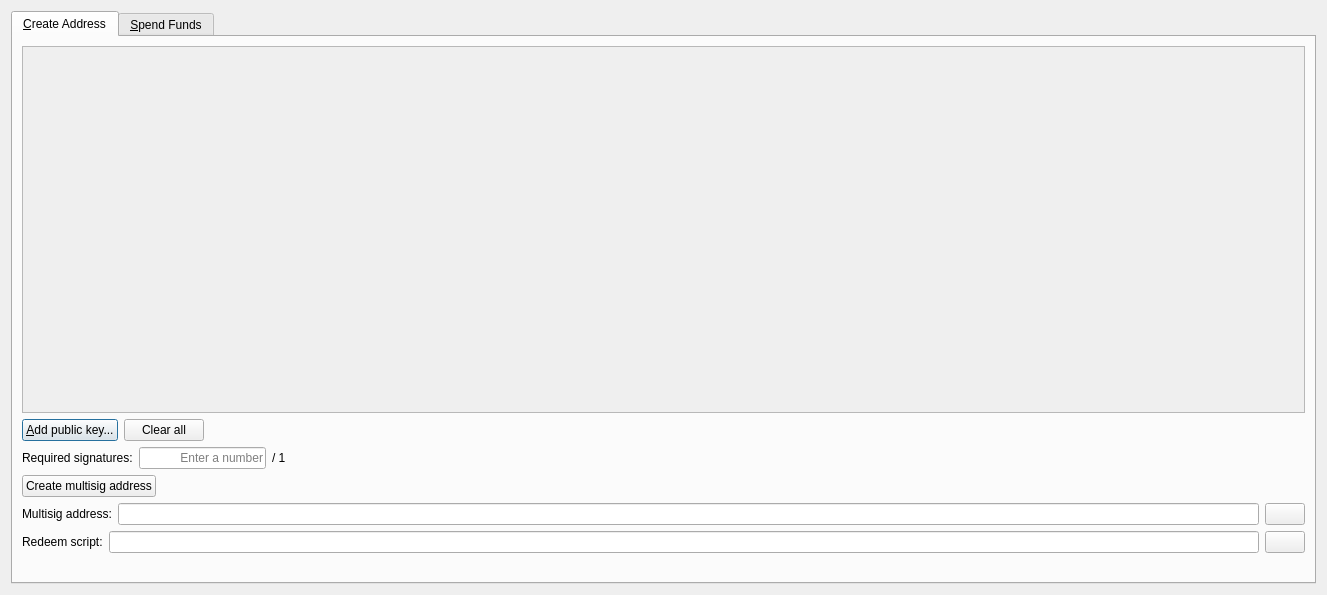
<?xml version="1.0" encoding="UTF-8"?>
<ui version="4.0">
 <class>MultisigDialog</class>
 <widget class="QDialog" name="MultisigDialog">
  <property name="geometry">
   <rect>
    <x>0</x>
    <y>0</y>
    <width>1327</width>
    <height>595</height>
   </rect>
  </property>
  <property name="windowTitle">
   <string>Multisig</string>
  </property>
  <layout class="QVBoxLayout" name="verticalLayout_2">
   <item>
    <widget class="QTabWidget" name="tabWidget">
     <property name="currentIndex">
      <number>0</number>
     </property>
     <widget class="QWidget" name="tabCreateAddress">
      <attribute name="title">
       <string>&amp;Create Address</string>
      </attribute>
      <layout class="QVBoxLayout" name="verticalLayout">
       <item>
        <widget class="QScrollArea" name="scrollArea">
         <property name="widgetResizable">
          <bool>true</bool>
         </property>
         <widget class="QWidget" name="scrollAreaWidgetContents">
          <property name="geometry">
           <rect>
            <x>0</x>
            <y>0</y>
            <width>1283</width>
            <height>345</height>
           </rect>
          </property>
          <layout class="QVBoxLayout" name="verticalLayout_3">
           <item>
            <layout class="QVBoxLayout" name="pubkeyEntries"/>
           </item>
           <item>
            <spacer name="verticalSpacer">
             <property name="orientation">
              <enum>Qt::Vertical</enum>
             </property>
             <property name="sizeHint" stdset="0">
              <size>
               <width>20</width>
               <height>40</height>
              </size>
             </property>
            </spacer>
           </item>
          </layout>
         </widget>
        </widget>
       </item>
       <item>
        <layout class="QHBoxLayout" name="horizontalLayout_14">
         <item>
          <widget class="QPushButton" name="addPubKeyButton">
           <property name="toolTip">
            <string>Add a member to the signing pool</string>
           </property>
           <property name="text">
            <string>&amp;Add public key...</string>
           </property>
           <property name="icon">
            <iconset resource="../bitcoin.qrc">
             <normaloff>:/icons/add</normaloff>:/icons/add</iconset>
           </property>
          </widget>
         </item>
         <item>
          <widget class="QPushButton" name="clearButton">
           <property name="sizePolicy">
            <sizepolicy hsizetype="Minimum" vsizetype="Fixed">
             <horstretch>0</horstretch>
             <verstretch>0</verstretch>
            </sizepolicy>
           </property>
           <property name="toolTip">
            <string>Remove all public key fields</string>
           </property>
           <property name="text">
            <string>Clear all</string>
           </property>
           <property name="icon">
            <iconset resource="../bitcoin.qrc">
             <normaloff>:/icons/remove</normaloff>:/icons/remove</iconset>
           </property>
           <property name="autoRepeatDelay">
            <number>300</number>
           </property>
          </widget>
         </item>
         <item>
          <spacer name="horizontalSpacer_8">
           <property name="orientation">
            <enum>Qt::Horizontal</enum>
           </property>
           <property name="sizeHint" stdset="0">
            <size>
             <width>40</width>
             <height>20</height>
            </size>
           </property>
          </spacer>
         </item>
        </layout>
       </item>
       <item>
        <layout class="QHBoxLayout" name="horizontalLayout_2">
         <item>
          <widget class="QLabel" name="requiredSignaturesLabel">
           <property name="text">
            <string>Required signatures:</string>
           </property>
          </widget>
         </item>
         <item>
          <widget class="QLineEdit" name="requiredSignatures">
           <property name="sizePolicy">
            <sizepolicy hsizetype="Minimum" vsizetype="Fixed">
             <horstretch>0</horstretch>
             <verstretch>0</verstretch>
            </sizepolicy>
           </property>
           <property name="minimumSize">
            <size>
             <width>127</width>
             <height>0</height>
            </size>
           </property>
           <property name="text">
            <string/>
           </property>
           <property name="maxLength">
            <number>2</number>
           </property>
           <property name="frame">
            <bool>true</bool>
           </property>
           <property name="alignment">
            <set>Qt::AlignRight|Qt::AlignTrailing|Qt::AlignVCenter</set>
           </property>
           <property name="placeholderText">
            <string>Enter a number</string>
           </property>
          </widget>
         </item>
         <item>
          <widget class="QLabel" name="maxSignaturesLabel">
           <property name="text">
            <string>/ 1</string>
           </property>
          </widget>
         </item>
         <item>
          <spacer name="horizontalSpacer_2">
           <property name="orientation">
            <enum>Qt::Horizontal</enum>
           </property>
           <property name="sizeHint" stdset="0">
            <size>
             <width>40</width>
             <height>20</height>
            </size>
           </property>
          </spacer>
         </item>
        </layout>
       </item>
       <item>
        <layout class="QHBoxLayout" name="horizontalLayout">
         <item>
          <widget class="QPushButton" name="createAddressButton">
           <property name="text">
            <string>Create multisig address</string>
           </property>
          </widget>
         </item>
         <item>
          <spacer name="horizontalSpacer">
           <property name="orientation">
            <enum>Qt::Horizontal</enum>
           </property>
           <property name="sizeHint" stdset="0">
            <size>
             <width>40</width>
             <height>20</height>
            </size>
           </property>
          </spacer>
         </item>
        </layout>
       </item>
       <item>
        <layout class="QHBoxLayout" name="horizontalLayoutMultisigAddress">
         <item>
          <widget class="QLabel" name="multisigAddressLabel">
           <property name="text">
            <string>Multisig address:</string>
           </property>
          </widget>
         </item>
         <item>
          <widget class="QLineEdit" name="multisigAddress">
           <property name="readOnly">
            <bool>true</bool>
           </property>
          </widget>
         </item>
         <item>
          <widget class="QPushButton" name="copyMultisigAddressButton">
           <property name="toolTip">
            <string>Copy the multisig address to the system clipboard</string>
           </property>
           <property name="text">
            <string/>
           </property>
           <property name="icon">
            <iconset resource="../bitcoin.qrc">
             <normaloff>:/icons/editcopy</normaloff>:/icons/editcopy</iconset>
           </property>
           <property name="autoDefault">
            <bool>false</bool>
           </property>
          </widget>
         </item>
        </layout>
       </item>
       <item>
        <layout class="QHBoxLayout" name="horizontalLayout_3">
         <item>
          <widget class="QLabel" name="redeemScriptLabel">
           <property name="text">
            <string>Redeem script:</string>
           </property>
          </widget>
         </item>
         <item>
          <widget class="QLineEdit" name="redeemScript">
           <property name="readOnly">
            <bool>true</bool>
           </property>
          </widget>
         </item>
         <item>
          <widget class="QPushButton" name="copyRedeemScriptButton">
           <property name="toolTip">
            <string>Copy the redeem script to the system clipboard</string>
           </property>
           <property name="text">
            <string/>
           </property>
           <property name="icon">
            <iconset resource="../bitcoin.qrc">
             <normaloff>:/icons/editcopy</normaloff>:/icons/editcopy</iconset>
           </property>
           <property name="autoDefault">
            <bool>false</bool>
           </property>
          </widget>
         </item>
        </layout>
       </item>
       <item>
        <layout class="QHBoxLayout" name="horizontalLayout_15">
         <item>
          <spacer name="horizontalSpacer_11">
           <property name="orientation">
            <enum>Qt::Horizontal</enum>
           </property>
           <property name="sizeHint" stdset="0">
            <size>
             <width>40</width>
             <height>20</height>
            </size>
           </property>
          </spacer>
         </item>
        </layout>
       </item>
      </layout>
     </widget>
     <widget class="QWidget" name="tabSpendFunds">
      <attribute name="title">
       <string>&amp;Spend Funds</string>
      </attribute>
      <layout class="QVBoxLayout" name="verticalLayout_13">
       <item>
        <layout class="QVBoxLayout" name="verticalLayout_8">
         <item>
          <layout class="QHBoxLayout" name="horizontalLayout_4">
           <item>
            <widget class="QGroupBox" name="inputsBox">
             <property name="title">
              <string>Inputs</string>
             </property>
             <layout class="QVBoxLayout" name="verticalLayout_6">
              <item>
               <widget class="QScrollArea" name="scrollArea_2">
                <property name="minimumSize">
                 <size>
                  <width>0</width>
                  <height>0</height>
                 </size>
                </property>
                <property name="widgetResizable">
                 <bool>true</bool>
                </property>
                <widget class="QWidget" name="scrollAreaWidgetContents_2">
                 <property name="geometry">
                  <rect>
                   <x>0</x>
                   <y>0</y>
                   <width>616</width>
                   <height>271</height>
                  </rect>
                 </property>
                 <layout class="QVBoxLayout" name="verticalLayout_4">
                  <item>
                   <layout class="QVBoxLayout" name="inputs"/>
                  </item>
                  <item>
                   <spacer name="verticalSpacer_2">
                    <property name="orientation">
                     <enum>Qt::Vertical</enum>
                    </property>
                    <property name="sizeHint" stdset="0">
                     <size>
                      <width>20</width>
                      <height>42</height>
                     </size>
                    </property>
                   </spacer>
                  </item>
                 </layout>
                </widget>
               </widget>
              </item>
              <item>
               <layout class="QHBoxLayout" name="horizontalLayout_6">
                <item>
                 <spacer name="horizontalSpacer_9">
                  <property name="orientation">
                   <enum>Qt::Horizontal</enum>
                  </property>
                  <property name="sizeHint" stdset="0">
                   <size>
                    <width>40</width>
                    <height>20</height>
                   </size>
                  </property>
                 </spacer>
                </item>
                <item>
                 <widget class="QLabel" name="inputsAmountLabel">
                  <property name="text">
                   <string>Inputs amount:</string>
                  </property>
                 </widget>
                </item>
                <item>
                 <widget class="QLabel" name="inputsAmount">
                  <property name="text">
                   <string>123.456</string>
                  </property>
                  <property name="textInteractionFlags">
                   <set>Qt::LinksAccessibleByMouse|Qt::TextSelectableByKeyboard|Qt::TextSelectableByMouse</set>
                  </property>
                 </widget>
                </item>
                <item>
                 <widget class="QLabel" name="label">
                  <property name="text">
                   <string>JLG</string>
                  </property>
                 </widget>
                </item>
               </layout>
              </item>
              <item>
               <layout class="QHBoxLayout" name="horizontalLayout_5">
                <item>
                 <widget class="QPushButton" name="addInputButton">
                  <property name="text">
                   <string>Add input...</string>
                  </property>
                  <property name="icon">
                   <iconset resource="../bitcoin.qrc">
                    <normaloff>:/icons/add</normaloff>:/icons/add</iconset>
                  </property>
                 </widget>
                </item>
                <item>
                 <spacer name="horizontalSpacer_3">
                  <property name="orientation">
                   <enum>Qt::Horizontal</enum>
                  </property>
                  <property name="sizeHint" stdset="0">
                   <size>
                    <width>40</width>
                    <height>20</height>
                   </size>
                  </property>
                 </spacer>
                </item>
               </layout>
              </item>
             </layout>
            </widget>
           </item>
           <item>
            <widget class="QGroupBox" name="outputsBox">
             <property name="title">
              <string>Outputs</string>
             </property>
             <layout class="QVBoxLayout" name="verticalLayout_7">
              <item>
               <widget class="QScrollArea" name="scrollArea_3">
                <property name="minimumSize">
                 <size>
                  <width>0</width>
                  <height>0</height>
                 </size>
                </property>
                <property name="widgetResizable">
                 <bool>true</bool>
                </property>
                <widget class="QWidget" name="scrollAreaWidgetContents_3">
                 <property name="geometry">
                  <rect>
                   <x>0</x>
                   <y>0</y>
                   <width>615</width>
                   <height>243</height>
                  </rect>
                 </property>
                 <layout class="QVBoxLayout" name="verticalLayout_5">
                  <item>
                   <layout class="QVBoxLayout" name="outputs"/>
                  </item>
                  <item>
                   <spacer name="verticalSpacer_3">
                    <property name="orientation">
                     <enum>Qt::Vertical</enum>
                    </property>
                    <property name="sizeHint" stdset="0">
                     <size>
                      <width>20</width>
                      <height>42</height>
                     </size>
                    </property>
                   </spacer>
                  </item>
                 </layout>
                </widget>
               </widget>
              </item>
              <item>
               <layout class="QHBoxLayout" name="horizontalLayout_7">
                <item>
                 <spacer name="horizontalSpacer_10">
                  <property name="orientation">
                   <enum>Qt::Horizontal</enum>
                  </property>
                  <property name="sizeHint" stdset="0">
                   <size>
                    <width>40</width>
                    <height>20</height>
                   </size>
                  </property>
                 </spacer>
                </item>
                <item>
                 <widget class="QLabel" name="outputsAmountLabel">
                  <property name="text">
                   <string>Outputs amount:</string>
                  </property>
                 </widget>
                </item>
                <item>
                 <widget class="QLabel" name="outputsAmount">
                  <property name="text">
                   <string>123.456</string>
                  </property>
                  <property name="textInteractionFlags">
                   <set>Qt::LinksAccessibleByMouse|Qt::TextSelectableByKeyboard|Qt::TextSelectableByMouse</set>
                  </property>
                 </widget>
                </item>
                <item>
                 <widget class="QLabel" name="label_2">
                  <property name="text">
                   <string>JLG</string>
                  </property>
                 </widget>
                </item>
               </layout>
              </item>
              <item>
               <layout class="QHBoxLayout" name="horizontalLayout_16">
                <item>
                 <spacer name="horizontalSpacer_12">
                  <property name="orientation">
                   <enum>Qt::Horizontal</enum>
                  </property>
                  <property name="sizeHint" stdset="0">
                   <size>
                    <width>40</width>
                    <height>20</height>
                   </size>
                  </property>
                 </spacer>
                </item>
                <item>
                 <widget class="QLabel" name="feeLabel">
                  <property name="text">
                   <string>Fee:</string>
                  </property>
                 </widget>
                </item>
                <item>
                 <widget class="QLabel" name="fee">
                  <property name="text">
                   <string>123.456</string>
                  </property>
                 </widget>
                </item>
                <item>
                 <widget class="QLabel" name="label_3">
                  <property name="text">
                   <string>JLG</string>
                  </property>
                 </widget>
                </item>
               </layout>
              </item>
              <item>
               <layout class="QHBoxLayout" name="horizontalLayout_8">
                <item>
                 <widget class="QPushButton" name="addOutputButton">
                  <property name="text">
                   <string>Add output...</string>
                  </property>
                  <property name="icon">
                   <iconset resource="../bitcoin.qrc">
                    <normaloff>:/icons/add</normaloff>:/icons/add</iconset>
                  </property>
                 </widget>
                </item>
                <item>
                 <spacer name="horizontalSpacer_4">
                  <property name="orientation">
                   <enum>Qt::Horizontal</enum>
                  </property>
                  <property name="sizeHint" stdset="0">
                   <size>
                    <width>40</width>
                    <height>20</height>
                   </size>
                  </property>
                 </spacer>
                </item>
               </layout>
              </item>
             </layout>
            </widget>
           </item>
          </layout>
         </item>
         <item>
          <layout class="QHBoxLayout" name="horizontalLayout_9">
           <item>
            <widget class="QPushButton" name="createTransactionButton">
             <property name="text">
              <string>Create transaction</string>
             </property>
            </widget>
           </item>
           <item>
            <spacer name="horizontalSpacer_5">
             <property name="orientation">
              <enum>Qt::Horizontal</enum>
             </property>
             <property name="sizeHint" stdset="0">
              <size>
               <width>40</width>
               <height>20</height>
              </size>
             </property>
            </spacer>
           </item>
          </layout>
         </item>
        </layout>
       </item>
       <item>
        <layout class="QVBoxLayout" name="verticalLayout_10">
         <item>
          <layout class="QHBoxLayout" name="horizontalLayout_10">
           <item>
            <widget class="QLineEdit" name="transaction">
             <property name="sizePolicy">
              <sizepolicy hsizetype="Expanding" vsizetype="Fixed">
               <horstretch>0</horstretch>
               <verstretch>0</verstretch>
              </sizepolicy>
             </property>
             <property name="placeholderText">
              <string>Enter a raw transaction or create a new one</string>
             </property>
            </widget>
           </item>
           <item>
            <widget class="QPushButton" name="copyTransactionButton">
             <property name="toolTip">
              <string/>
             </property>
             <property name="text">
              <string/>
             </property>
             <property name="icon">
              <iconset resource="../bitcoin.qrc">
               <normaloff>:/icons/editcopy</normaloff>:/icons/editcopy</iconset>
             </property>
             <property name="autoDefault">
              <bool>false</bool>
             </property>
            </widget>
           </item>
           <item>
            <widget class="QPushButton" name="pasteTransactionButton">
             <property name="toolTip">
              <string>Paste address from clipboard</string>
             </property>
             <property name="text">
              <string/>
             </property>
             <property name="icon">
              <iconset resource="../bitcoin.qrc">
               <normaloff>:/icons/editpaste</normaloff>:/icons/editpaste</iconset>
             </property>
             <property name="shortcut">
              <string>Alt+P</string>
             </property>
             <property name="autoDefault">
              <bool>false</bool>
             </property>
            </widget>
           </item>
          </layout>
         </item>
         <item>
          <layout class="QHBoxLayout" name="horizontalLayout_11">
           <item>
            <widget class="QPushButton" name="signTransactionButton">
             <property name="text">
              <string>Sign transaction</string>
             </property>
             <property name="icon">
              <iconset resource="../bitcoin.qrc">
               <normaloff>:/icons/edit</normaloff>:/icons/edit</iconset>
             </property>
            </widget>
           </item>
           <item>
            <spacer name="horizontalSpacer_6">
             <property name="orientation">
              <enum>Qt::Horizontal</enum>
             </property>
             <property name="sizeHint" stdset="0">
              <size>
               <width>40</width>
               <height>20</height>
              </size>
             </property>
            </spacer>
           </item>
          </layout>
         </item>
        </layout>
       </item>
       <item>
        <layout class="QVBoxLayout" name="verticalLayout_12">
         <item>
          <layout class="QHBoxLayout" name="horizontalLayout_13">
           <item>
            <widget class="QLineEdit" name="signedTransaction">
             <property name="sizePolicy">
              <sizepolicy hsizetype="Expanding" vsizetype="Fixed">
               <horstretch>0</horstretch>
               <verstretch>0</verstretch>
              </sizepolicy>
             </property>
             <property name="readOnly">
              <bool>true</bool>
             </property>
            </widget>
           </item>
           <item>
            <widget class="QPushButton" name="copySignedTransactionButton">
             <property name="toolTip">
              <string/>
             </property>
             <property name="text">
              <string/>
             </property>
             <property name="icon">
              <iconset resource="../bitcoin.qrc">
               <normaloff>:/icons/editcopy</normaloff>:/icons/editcopy</iconset>
             </property>
             <property name="autoDefault">
              <bool>false</bool>
             </property>
            </widget>
           </item>
          </layout>
         </item>
         <item>
          <layout class="QHBoxLayout" name="horizontalLayout_12">
           <item>
            <widget class="QLabel" name="statusLabel">
             <property name="text">
              <string/>
             </property>
            </widget>
           </item>
           <item>
            <spacer name="horizontalSpacer_7">
             <property name="orientation">
              <enum>Qt::Horizontal</enum>
             </property>
             <property name="sizeHint" stdset="0">
              <size>
               <width>40</width>
               <height>20</height>
              </size>
             </property>
            </spacer>
           </item>
           <item>
            <widget class="QPushButton" name="sendTransactionButton">
             <property name="text">
              <string>Send transaction</string>
             </property>
             <property name="icon">
              <iconset resource="../bitcoin.qrc">
               <normaloff>:/icons/send</normaloff>:/icons/send</iconset>
             </property>
            </widget>
           </item>
          </layout>
         </item>
        </layout>
       </item>
      </layout>
     </widget>
    </widget>
   </item>
  </layout>
 </widget>
 <resources>
  <include location="../bitcoin.qrc"/>
 </resources>
 <connections/>
</ui>
